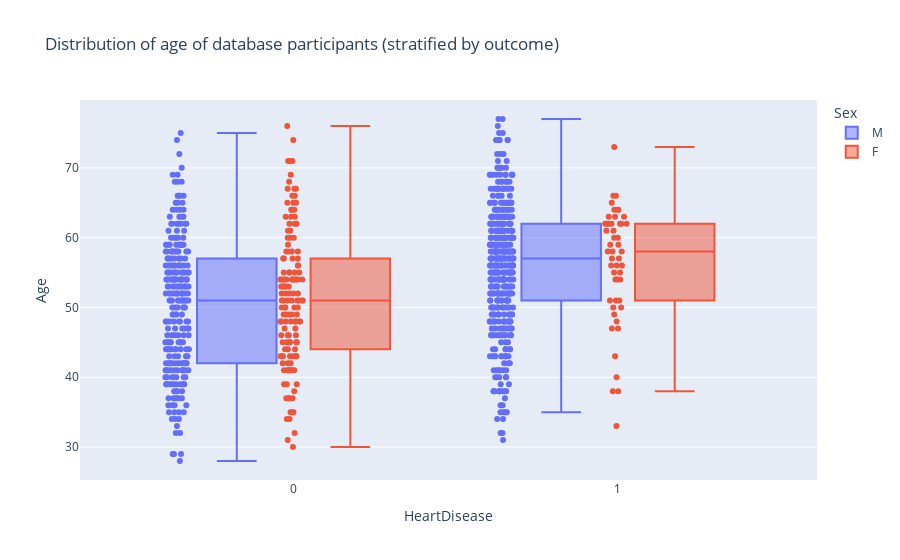

Notebook cell for this chart:
### Code cell
fig = px.box(df, y="Age", x="HeartDisease", points="all",  color="Sex",
             title="Distribution of age of database participants (stratified by outcome)")
fig.show()

### Figure 1 — Plotly figure (JSON) as saved in the notebook; plotly's stock layout.template omitted (floating-point values rounded to 4 significant figures; data arrays with more than 128 entries replaced by an {"elided": "..."} marker saying what was removed)
{"data": [{"alignmentgroup": "True", "boxpoints": "all", "hovertemplate": "Sex=M<br>HeartDisease=%{x}<br>Age=%{y}<extra></extra>", "legendgroup": "M", "marker": {"color": "#636efa"}, "name": "M", "notched": false, "offsetgroup": "M", "orientation": "v", "showlegend": true, "type": "box", "x": {"elided": "725 int values"}, "x0": " ", "xaxis": "x", "y": {"elided": "725 int values"}, "y0": " ", "yaxis": "y"}, {"alignmentgroup": "True", "boxpoints": "all", "hovertemplate": "Sex=F<br>HeartDisease=%{x}<br>Age=%{y}<extra></extra>", "legendgroup": "F", "marker": {"color": "#EF553B"}, "name": "F", "notched": false, "offsetgroup": "F", "orientation": "v", "showlegend": true, "type": "box", "x": {"elided": "193 int values"}, "x0": " ", "xaxis": "x", "y": {"elided": "193 int values"}, "y0": " ", "yaxis": "y"}], "layout": {"boxmode": "group", "legend": {"title": {"text": "Sex"}, "tracegroupgap": 0}, "title": {"text": "Distribution of age of database participants (stratified by outcome)"}, "xaxis": {"anchor": "y", "domain": [0, 1], "title": {"text": "HeartDisease"}}, "yaxis": {"anchor": "x", "domain": [0, 1], "title": {"text": "Age"}}}}
